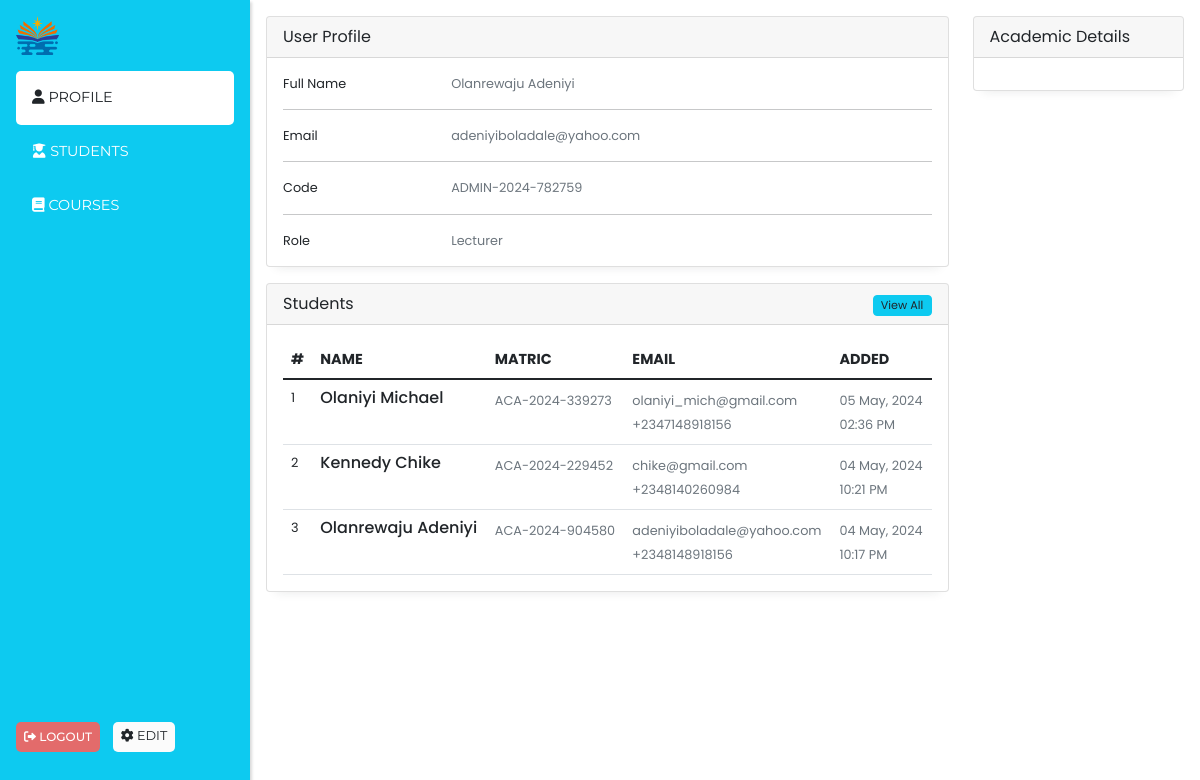
Page /admin_dashboard (signed in) on the committed database.
### models/admin.py (models this page shows, shortened)
class Admin(db.Model, UserMixin):
    __tablename__ = "admin"
    id = db.Column(db.String(50), default=hexid, primary_key=True, index=True)
    first_name = db.Column(db.String(50), nullable=False)
    last_name = db.Column(db.String(50), nullable=False)
    active = db.Column(db.Boolean, default=True)
    adm_id = db.Column(
        db.String(50), unique=True, nullable=False, default=generate_admin_id
    )
    email = db.Column(db.String(120), unique=True, nullable=False)
    is_superadmin = db.Column(db.Boolean, default=False)
    phone_number = db.Column(db.String(50), nullable=True)
    role_id = db.Column(db.String(50), db.ForeignKey("role.id"), nullable=False)
    password = db.Column(db.Text, nullable=False)
    date_created = db.Column(db.DateTime, default=datetime.now)
    courses = db.relationship(
        "Course", cascade="all, delete", backref="lecturer", lazy=True
    )

class Role(db.Model):
    __tablename__ = "role"
    id = db.Column(db.String(50), default=hexid, primary_key=True, index=True)
    name = db.Column(db.String(255))
    admin = db.relationship("Admin", backref="role", cascade="all, delete", lazy=True)

### models/students.py (models this page shows, shortened)
class Student(db.Model, UserMixin):
    __tablename__ = "students"
    id = db.Column(db.String(50), default=hexid, primary_key=True, index=True)
    first_name = db.Column(db.String(80), nullable=False)
    last_name = db.Column(db.String(80), nullable=False)
    email = db.Column(db.String(120), unique=True, nullable=False)
    phone = db.Column(db.String(20), nullable=False)
    active = db.Column(db.Boolean, default=True)
    stud_id = db.Column(
        db.String(50),
        unique=True,
        nullable=False,
        default=code_generator(f"ACA-{datetime.now().year}-"),
    )
    gpa = db.Column(db.Float, nullable=False, default=0.00)
    password = db.Column(
        db.Text, nullable=False, default=student_default_password("academia")
    )
    changed_password = db.Column(db.Boolean, nullable=False, default=False)
    created_at = db.Column(db.DateTime, nullable=False, default=datetime.utcnow)
    registered_courses = db.relationship(
        "CourseRegistered", cascade="all, delete", backref="student", lazy=True
    )

### endpoints/admin.py (the view)
@admin.route("/admin_dashboard", methods=["GET"])
@login_required
@admin_required
def admin_dashboard():
    alert = session.pop("alert", None)
    bg_color = session.pop("bg_color", None)
    students = get_recent_students()
    return render_template(
        "admin_templates/home.html",
        alert=alert,
        bg_color=bg_color,
        admin_dashboard=True,
        students=students,
    )

### app_config.py (called while the page is built)
def create_app(config=config_object["development"]):
    app = Flask(__name__)
    app.config.from_object(config)
    cors.init_app(app)
    login_manager.init_app(app)
    db.init_app(app)
    migrate.init_app(app, db)
    @login_manager.user_loader
    def load_user(user_id):
        logged_user = Admin.query.get(user_id)
        if not logged_user:
            logged_user = Student.query.get(user_id)
        return logged_user
    @login_manager.unauthorized_handler
    def unauthorized():
        session["alert"] = "Please login to access this page"
        session["bg_color"] = "danger"
        return redirect(url_for("school.login"))
    @app.errorhandler(404)
    def page_not_found(e):
        return render_template("404.html")
    app.register_blueprint(admin_blueprint)
    app.register_blueprint(school_blueprint)
    app.register_blueprint(student_blueprint)
    return app

### models/students.py (called while the page is built)
def get_recent_students():
    students = Student.query.order_by(desc(Student.created_at)).limit(5).all()
    return [
        {
            "id": student.id,
            "first_name": student.first_name,
            "last_name": student.last_name,
            "email": student.email,
            "phone": student.phone,
            "stud_id": student.stud_id,
            "date": student.created_at.strftime("%d %b, %Y"),
            "time": student.created_at.strftime("%I:%M %p"),
        }
        for student in students
    ]

### templates/admin_templates/home.html (shortened to what this page needs)
{% extends 'admin_templates/admin_layout.html' %}
{% block content %}
<div class="row">
    <div class="col-md-9">
        <div class="card">
            <div class="card-header">
                User Profile
            </div>
            <div class="card-body">
                <div class="row">
                    <div class="col-sm-3">
                      <p class="mb-0">Full Name</p>
                    </div>
                    <div class="col-sm-9">
                      <p class="text-muted mb-0">{{current_user.last_name}} {{current_user.first_name}}</p>
                    </div>
                  </div>
                  <hr>
                  <div class="row">
                    <div class="col-sm-3">
                      <p class="mb-0">Email</p>
                    </div>
                    <div class="col-sm-9">
                      <p class="text-muted mb-0">{{current_user.email}}</p>
                    </div>
                  </div>
                  <hr>
                  <div class="row">
                    <div class="col-sm-3">
                      <p class="mb-0">Code</p>
                    </div>
                    <div class="col-sm-9">
                      <p class="text-muted mb-0">{{current_user.adm_id}}</p>
                    </div>
                  </div>
                  <hr>
                  <div class="row">
                    <div class="col-sm-3">
                      <p class="mb-0">Role</p>
                    </div>
                    <div class="col-sm-9">
                      <p class="text-muted mb-0">{{current_user.role.name.title()}} {% if current_user.is_superadmin %} &nbsp; <i class="fas fa-crown text-warning bg-dark p-1 rounded" style="font-size: .7rem;"></i> {% endif %} </p>
                    </div>
                  </div>
            </div>
        </div>
    </div>
    <div class="col-md-3 d-none d-md-block">
        <div class="card">
            <div class="card-header">
                Academic Details
            </div>
            <div class="card-body">
            </div>
        </div>
    </div>
</div>
<div class="row mt-3">
    <div class="col-md-9">
        <div class="card">
            <div class="card-header">
                <span>Students</span>
                <span class="float-end">
                    <a href="{{url_for('admin.student_quarters')}}" class="btn btn-info text-dark badge fw-normal shadow-none" style="font-size: .7rem;">View All</a>
                </span>
            </div>
            <div class="card-body">
                <div class="row">
                    <div class="col-md-12">
                        <div class="table-responsive">
                            <table class="table no-wrap user-table mb-0">
                                <thead>
                                    <tr>
                                        <th scope="col" class="border-0 text-uppercase font-medium pl-4" style="font-size: .9rem;">#</th>
                                        <th scope="col" class="border-0 text-uppercase font-medium" style="font-size: .9rem;">Name</th>
                                        <th scope="col" class="border-0 text-uppercase font-medium" style="font-size: .9rem;">Matric</th>
                                        <th scope="col" class="border-0 text-uppercase font-medium" style="font-size: .9rem;">Email</th>
                                        <th scope="col" class="border-0 text-uppercase font-medium" style="font-size: .9rem;">Added</th>
                                    </tr>
                                </thead>
                                <tbody>
                                    {% for student in students %}
                                    <tr>
                                        <td class="pl-4" style="font-size: .8rem;">{{loop.index}}</td>
                                        <td>
                                            <h5 class="font-medium mb-0" style="font-size: 1rem;">{{student.last_name}} {{student.first_name}}</h5>
                                        </td>
                                        <td>
                                            <span class="text-muted" style="font-size: .8rem;">{{student.stud_id}}</span>
                                        </td>
                                        <td>
                                            <span class="text-muted" style="font-size: .8rem;">{{student.email}}</span><br>
                                            <span class="text-muted" style="font-size: .8rem;">{{student.phone}}</span>
                                        </td>
                                        <td>
                                            <span class="text-muted" style="font-size: .8rem;">{{student.date}}</span><br>
                                            <span class="text-muted" style="font-size: .8rem;">{{student.time}}</span>
                                        </td>
                                    </tr>
                                    {% endfor %}
                                </tbody>
                            </table>
                        </div>
                    </div>
                </div>
                </div>
            </div>
        </div>
    </div>
</div>
{% endblock content %}

### templates/admin_templates/admin_layout.html (style rules this page uses)
* { margin: 0; padding: 0; box-sizing: border-box; font-family: 'Poppins', sans-serif; }
a { text-decoration: none; color: white; }

### templates/admin_templates/home.html (style rules this page uses)
.card { box-shadow: rgba(33, 35, 38, 0.1) 0px 10px 10px -10px; }
.row p { font-size: .8rem; }

### rows in the picture
Admin: last_name "Olanrewaju", first_name "Adeniyi", email "adeniyiboladale@yahoo.com", adm_id "ADMIN-2024-782759"
Role: role.name "Lecturer"
Student: last_name "Olaniyi", first_name "Michael", stud_id "ACA-2024-339273", email "olaniyi_mich@gmail.com", phone "+2347148918156", date "05 May, 2024", time "02:36 PM"
Student: last_name "Kennedy", first_name "Chike", stud_id "ACA-2024-229452", email "chike@gmail.com", phone "+2348140260984", date "04 May, 2024", time "10:21 PM"
Student: last_name "Olanrewaju", first_name "Adeniyi", stud_id "ACA-2024-904580", email "adeniyiboladale@yahoo.com", phone "+2348148918156", date "04 May, 2024", time "10:17 PM"
